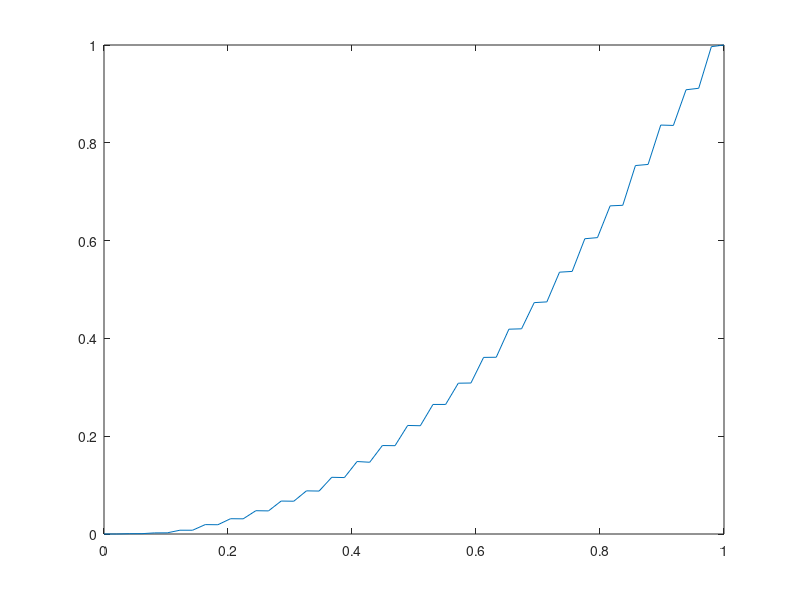

This figure's MATLAB source: (Note: this script raises an error after producing the figure.)
function [ gammaTable1, firstFit, displayGamma, inputV] = fit_gamma()
%%
% Fits gamma table for data recorded by sonat and nwilming in April 2017 on
% nordic neuro lab screen.
measurements = [...
    0.0400    0.0300...
    0.2000    0.2200...
    0.6300    0.6600...
    2.0700    2.0600...
    5.0900    5.0200...
    8.2600    8.2000...
   12.5700   12.4700...
   17.7700   17.6800...
   23.2600   23.1500...
   30.5600   30.4100...
   39.0500   38.6600...
   47.6600   47.5800...
   58.4700   58.3200...
   69.7800   69.7800...
   81.2200   81.3200...
   95.1100   95.1900...
  110.3000  110.5000...
  124.6000  125.0000...
  141.0000  141.4000...
  159.0000  159.6000...
  176.7000  177.0000...
  198.4000  199.0000...
  220.2000  220.0000...
  239.2000  240.0000...
  262.4000  263.3000];

inputV = linspace(0, 1, length(measurements))';

vals = (measurements - min(measurements)) / range(measurements);

plot(inputV, vals)
hold on

%Gamma function fitting
g = fittype('x^g');
fittedmodel = fit(inputV, vals, g, 'StartPoint',1.5);
displayGamma = fittedmodel.g;

inputV = linspace(0, 1, 255)';
gammaTable1 = (((inputV))).^(1/fittedmodel.g); %#ok<NBRAK>
firstFit = fittedmodel(inputV); %#ok<NBRAK>
gammaTable1 = repmat(gammaTable1, 1, 3);
plot(inputV, firstFit, 'r')
end
